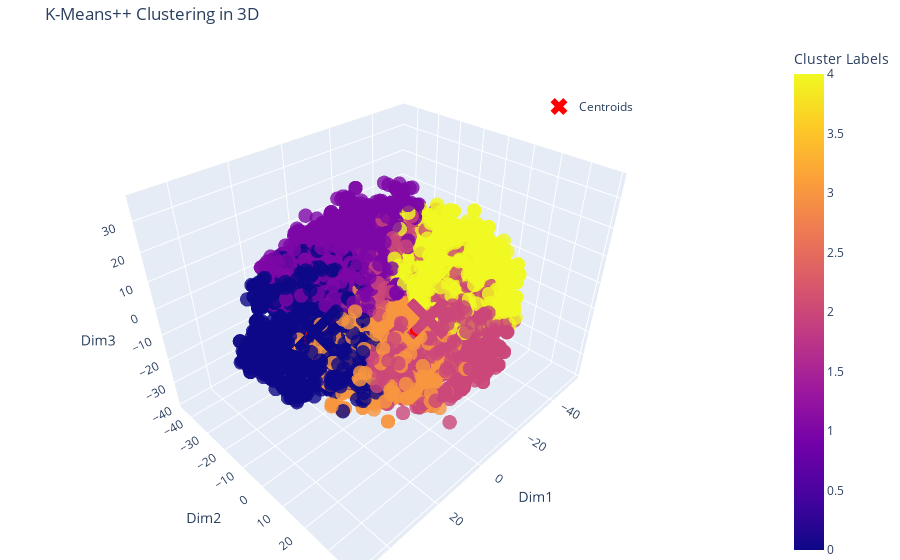

Notebook code cell kept with this figure:
### Markdown cell above
##### 4. Optimized K-Means Algorithm Recommended by LLM
For this task, we consulted an LLM (ChatGPT) for a recommendation on a more optimized clustering algorithm. The LLM suggested using the **Optimized K-Means Algorithm**, which uses **K-means++ initialization** for better performance.

**Working of the Optimized K-Means Algorithm:**

The **Optimized K-Means** algorithm is based on the standard K-means approach but uses the K-means++ initialization to choose initial centroids in a smarter way. This typically results in better clustering performance and faster convergence.

### Code cell
# We define a copy of the DataFrame to add the Cluster Indexes
df_kmeans_gpt = df_tsne.copy()

centroids_optimized, labels_optimized =kmeans_optimized(df_tsne, n_clusters = k_cluster)

df_kmeans_gpt['Cluster'] = labels_optimized

print(f"Final centroids:\n{centroids_optimized}")

# Function to create the 3d Scatter-Plot
create3DScatterPlot(df_kmeans_gpt , centroids_optimized)

### Figure 1 — Plotly figure (JSON) as saved in the notebook; plotly's stock layout.template omitted (floating-point values rounded to 4 significant figures; data arrays with more than 128 entries replaced by an {"elided": "..."} marker saying what was removed)
{"data": [{"hovertemplate": "Dim1=%{x}<br>Dim2=%{y}<br>Dim3=%{z}<br>Cluster Labels=%{marker.color}<extra></extra>", "legendgroup": "", "marker": {"color": {"elided": "9814 int values"}, "coloraxis": "coloraxis", "opacity": 0.8, "size": 5, "symbol": "circle"}, "mode": "markers", "name": "", "scene": "scene", "showlegend": false, "type": "scatter3d", "x": {"elided": "9814 float values"}, "y": {"elided": "9814 float values"}, "z": {"elided": "9814 float values"}}, {"marker": {"color": "red", "size": 15, "symbol": "x"}, "mode": "markers", "name": "Centroids", "type": "scatter3d", "x": [26.23, -1.087, 3.277, -1.854, -27.89], "y": [-3.047, -17.39, 19.38, -3.292, 3.89], "z": [1.396, 7.954, 5.764, -19.19, -0.3291]}], "layout": {"coloraxis": {"colorbar": {"title": {"text": "Cluster Labels"}}, "colorscale": [[0, "#0d0887"], [0.1111, "#46039f"], [0.2222, "#7201a8"], [0.3333, "#9c179e"], [0.4444, "#bd3786"], [0.5556, "#d8576b"], [0.6667, "#ed7953"], [0.7778, "#fb9f3a"], [0.8889, "#fdca26"], [1, "#f0f921"]]}, "legend": {"tracegroupgap": 0, "x": 0.7, "y": 0.9}, "margin": {"b": 0, "l": 0, "r": 0, "t": 40}, "scene": {"domain": {"x": [0, 1], "y": [0, 1]}, "xaxis": {"title": {"text": "Dim1"}}, "yaxis": {"title": {"text": "Dim2"}}, "zaxis": {"title": {"text": "Dim3"}}}, "title": {"text": "K-Means++ Clustering in 3D"}}}
